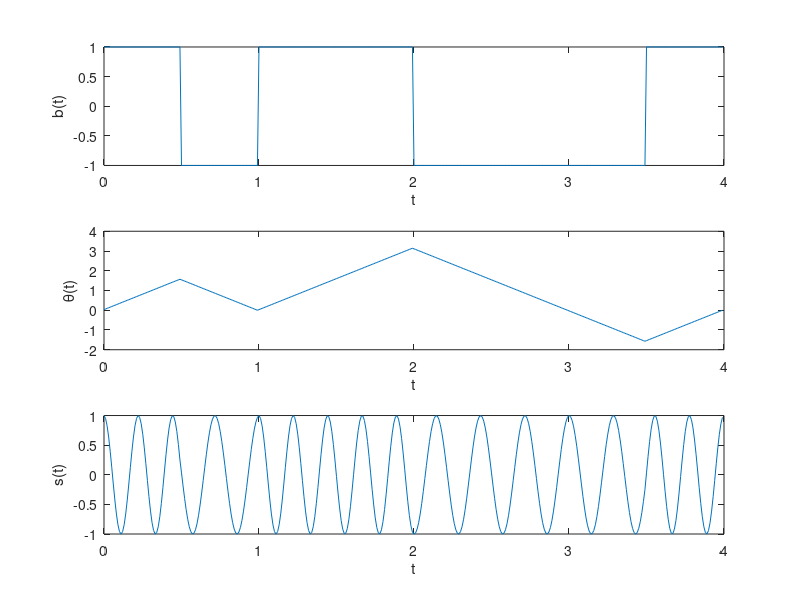

Source code (MATLAB):
L=50;%oversampling factor
Tb=0.5;%bit period in seconds
fs=L/Tb;%sampling frequency in Hertz
fc=2/Tb; %carrier frequency
N = 8;%number of bits to transmit
h=0.5; %modulation index
b=2*(rand(N,1)>0.5)-1;%random information sequence in +1/-1 format
b=repmat(b,1,L).';%oversampling by L samples per bit
b=b(:).';%serialize
theta= pi*h/Tb*filter(1,[1 -1],b,0)/fs;%use FIR integrator filter
t=0:1/fs:Tb*N-1/fs; %time base
s = cos(2*pi*fc*t + theta); %CPFSK signal
subplot(3,1,1);plot(t,b);xlabel('t');ylabel('b(t)');
subplot(3,1,2);plot(t,theta);xlabel('t');ylabel('\theta(t)');
subplot(3,1,3);plot(t,s);xlabel('t');ylabel('s(t)');